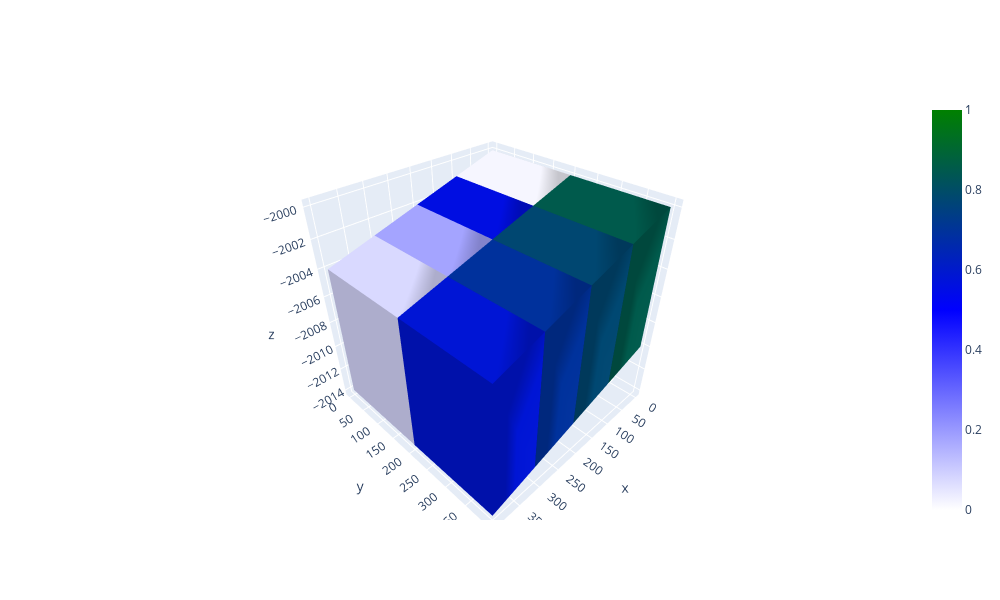

The code cell stored with this chart in its notebook:
### Code cell
por2=[str(x) for x in por1]

fig = go.Figure(data=[
go.Mesh3d(
# 8 vertices of a cube
x=x1,
y=y1,
z=z1,
# set colour scale
colorscale=[[0, 'white'],[0.5, 'blue'],[1, 'green']],
cmax = 1,
cmin = 0,
# Intensity of each vertex, which will be interpolated and color-coded
intensity = por1,
# i, j and k give the vertices of triangles
i = i1,
j = j1,
k = k1,
showscale=True,
hoverinfo='text+x+y+z',
hovertext = por2
    )
])
             
fig.update_layout(width=1000,height=600)

fig.show()

### Figure 1 — Plotly figure (JSON) as saved in the notebook; plotly's stock layout.template omitted (floating-point values rounded to 4 significant figures; data arrays with more than 128 entries replaced by an {"elided": "..."} marker saying what was removed)
{"data": [{"cmax": 1, "cmin": 0, "colorscale": [[0, "white"], [0.5, "blue"], [1, "green"]], "hoverinfo": "text+x+y+z", "hovertext": {"elided": "512 str values"}, "i": {"elided": "768 int values"}, "intensity": {"elided": "512 float values"}, "j": {"elided": "768 int values"}, "k": {"elided": "768 int values"}, "showscale": true, "type": "mesh3d", "x": {"elided": "512 int values"}, "y": {"elided": "512 int values"}, "z": {"elided": "512 int values"}}], "layout": {"height": 600, "width": 1000}}
